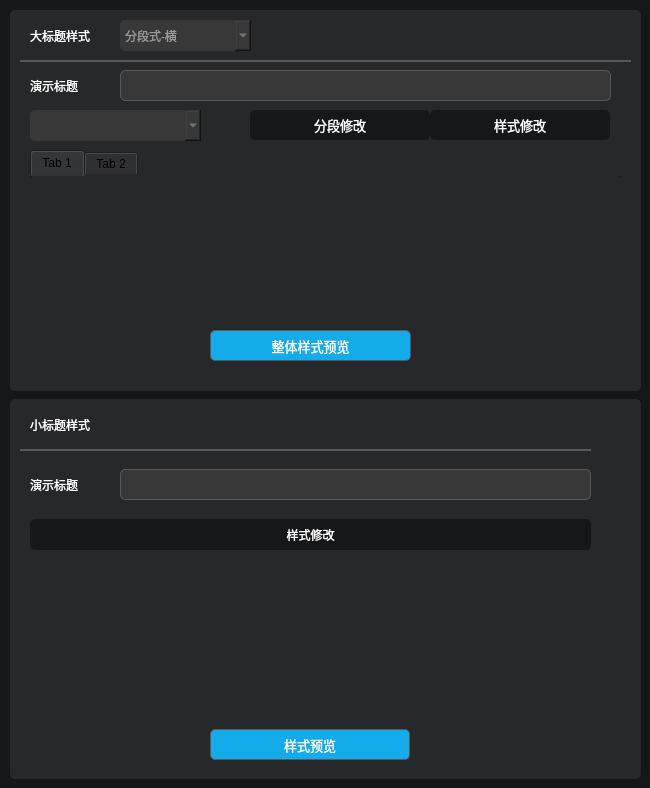
         <widget class="QWidget" name="a_tab_1">
          <property name="styleSheet">
           <string notr="true">background-color: rgb(22, 23, 25);
border-radius: 5px;

</string>
          </property>
          <attribute name="title">
           <string>标题样式</string>
          </attribute>
          <widget class="QWidget" name="widget_8" native="true">
           <property name="geometry">
            <rect>
             <x>10</x>
             <y>10</y>
             <width>631</width>
             <height>381</height>
            </rect>
           </property>
           <property name="styleSheet">
            <string notr="true">QWidget {
       background-color: rgb(39, 40, 42);
		border-radius: 5px;
    }

</string>
           </property>
           <widget class="QPushButton" name="modifyTitleTypeButton">
            <property name="geometry">
             <rect>
              <x>420</x>
              <y>100</y>
              <width>180</width>
              <height>30</height>
             </rect>
            </property>
            <property name="font">
             <font>
              <family>黑体</family>
              <pointsize>10</pointsize>
             </font>
            </property>
            <property name="styleSheet">
             <string notr="true">QPushButton {
	color: rgb(255, 255, 255);
	background-color: rgb(22, 23, 25);
}
QPushButton:hover {
     border: 2px solid  rgb(19, 171, 234);
	 color: rgb(19, 171, 234);
}
QPushButton:pressed {
    background-color: rgb(19, 171, 234);
	color: rgb(255, 255, 255);
}
</string>
            </property>
            <property name="text">
             <string>样式修改</string>
            </property>
           </widget>
           <widget class="QPushButton" name="previewTitleTypeButton">
            <property name="geometry">
             <rect>
              <x>200</x>
              <y>320</y>
              <width>201</width>
              <height>31</height>
             </rect>
            </property>
            <property name="font">
             <font>
              <family>黑体</family>
              <pointsize>10</pointsize>
             </font>
            </property>
            <property name="styleSheet">
             <string notr="true">QPushButton {
	background-color: rgb(19, 171, 234);
	color: rgb(255, 255, 255);
	border: 1px solid;
	border-radius: 5px;
    border-color: rgb(88, 88, 88); 
}
QPushButton:hover {
     border: 2px solid  rgb(255, 255, 127);
	 color: rgb(255, 255, 127);
}
QPushButton:pressed {
    background-color: rgb(255, 255, 127);
	color:rgb(204, 0, 0);
}
</string>
            </property>
            <property name="text">
             <string>整体样式预览</string>
            </property>
           </widget>
           <widget class="QLineEdit" name="testTitleLineEdit">
            <property name="geometry">
             <rect>
              <x>110</x>
              <y>60</y>
              <width>491</width>
              <height>31</height>
             </rect>
            </property>
            <property name="styleSheet">
             <string notr="true">background-color: rgb(56, 56, 56);
color: rgb(153, 153, 153);
font: 10pt &quot;黑体&quot;;
border: 1px solid;
border-color: rgb(88, 88, 88); </string>
            </property>
           </widget>
           <widget class="QLabel" name="label_67">
            <property name="geometry">
             <rect>
              <x>20</x>
              <y>60</y>
              <width>81</width>
              <height>31</height>
             </rect>
            </property>
            <property name="styleSheet">
             <string notr="true">color: rgb(255, 255, 255);
font: 10pt &quot;黑体&quot;;</string>
            </property>
            <property name="text">
             <string>演示标题</string>
            </property>
           </widget>
           <widget class="QPushButton" name="modifyOneOfPartTitleTypeButton">
            <property name="geometry">
             <rect>
              <x>240</x>
              <y>100</y>
              <width>180</width>
              <height>30</height>
             </rect>
            </property>
            <property name="font">
             <font>
              <family>黑体</family>
              <pointsize>10</pointsize>
             </font>
            </property>
            <property name="styleSheet">
             <string notr="true"> QPushButton {
	color: rgb(255, 255, 255);
	background-color: rgb(22, 23, 25);
}
QPushButton:hover {
     border: 2px solid  rgb(19, 171, 234);
	 color: rgb(19, 171, 234);
}
QPushButton:pressed {
    background-color: rgb(19, 171, 234);
	color: rgb(255, 255, 255);
}
</string>
            </property>
            <property name="text">
             <string>分段修改</string>
            </property>
           </widget>
           <widget class="QComboBox" name="oneOfNumComboBox">
            <property name="geometry">
             <rect>
              <x>20</x>
              <y>100</y>
              <width>171</width>
              <height>31</height>
             </rect>
            </property>
            <property name="styleSheet">
             <string notr="true">color: rgb(153, 153, 153);
background-color: rgb(56, 56, 56);</string>
            </property>
           </widget>
           <widget class="QComboBox" name="titleTypeComboBox">
            <property name="geometry">
             <rect>
              <x>110</x>
              <y>10</y>
              <width>131</width>
              <height>31</height>
             </rect>
            </property>
            <property name="layoutDirection">
             <enum>Qt::LeftToRight</enum>
            </property>
            <property name="styleSheet">
             <string notr="true">background-color: rgb(56, 56, 56);
color: rgb(153, 153, 153);</string>
            </property>
            <item>
             <property name="text">
              <string>分段式-横</string>
             </property>
            </item>
            <item>
             <property name="text">
              <string>分段式-竖</string>
             </property>
            </item>
           </widget>
           <widget class="QLabel" name="label_65">
            <property name="geometry">
             <rect>
              <x>20</x>
              <y>10</y>
              <width>81</width>
              <height>31</height>
             </rect>
            </property>
            <property name="styleSheet">
             <string notr="true">color: rgb(255, 255, 255);
font: 10pt &quot;黑体&quot;;</string>
            </property>
            <property name="text">
             <string>大标题样式</string>
            </property>
           </widget>
           <widget class="QWidget" name="widget_11" native="true">
            <property name="geometry">
             <rect>
              <x>10</x>
              <y>50</y>
              <width>611</width>
              <height>2</height>
             </rect>
            </property>
            <property name="styleSheet">
             <string notr="true">background-color:  rgb(88, 88, 88)</string>
            </property>
           </widget>
           <widget class="QTabWidget" name="tabWidget_2">
            <property name="geometry">
             <rect>
              <x>20</x>
              <y>140</y>
              <width>591</width>
              <height>171</height>
             </rect>
            </property>
            <widget class="QWidget" name="c_tab_1">
             <attribute name="title">
              <string>Tab 1</string>
             </attribute>
             <widget class="QWidget" name="verticalLayoutWidget_3">
              <property name="geometry">
               <rect>
                <x>0</x>
                <y>0</y>
                <width>591</width>
                <height>171</height>
               </rect>
              </property>
              <layout class="QVBoxLayout" name="verticalLayout_7"/>
             </widget>
            </widget>
            <widget class="QWidget" name="tab_2">
             <attribute name="title">
              <string>Tab 2</string>
             </attribute>
             <widget class="QWidget" name="verticalLayoutWidget">
              <property name="geometry">
               <rect>
                <x>0</x>
                <y>0</y>
                <width>561</width>
                <height>201</height>
               </rect>
              </property>
              <layout class="QVBoxLayout" name="verticalLayout_4"/>
             </widget>
            </widget>
           </widget>
          </widget>
          <widget class="QWidget" name="widget_14" native="true">
           <property name="geometry">
            <rect>
             <x>10</x>
             <y>399</y>
             <width>631</width>
             <height>380</height>
            </rect>
           </property>
           <property name="styleSheet">
            <string notr="true">QWidget {
       background-color: rgb(39, 40, 42);
		border-radius: 5px;
    }</string>
           </property>
           <widget class="QPushButton" name="previewPartTitleTypeButton">
            <property name="geometry">
             <rect>
              <x>200</x>
              <y>330</y>
              <width>200</width>
              <height>31</height>
             </rect>
            </property>
            <property name="font">
             <font>
              <family>黑体</family>
              <pointsize>10</pointsize>
             </font>
            </property>
            <property name="styleSheet">
             <string notr="true">QPushButton {
	background-color: rgb(19, 171, 234);
	color: rgb(255, 255, 255);
	border: 1px solid;
	border-radius: 5px;
    border-color: rgb(88, 88, 88); 
}
QPushButton:hover {
     border: 2px solid  rgb(255, 255, 127);
	 color: rgb(255, 255, 127);
}
QPushButton:pressed {
    background-color: rgb(255, 255, 127);
	color:rgb(204, 0, 0);
}
</string>
            </property>
            <property name="text">
             <string>样式预览</string>
            </property>
           </widget>
           <widget class="QLabel" name="label_128">
            <property name="geometry">
             <rect>
              <x>20</x>
              <y>70</y>
              <width>61</width>
              <height>31</height>
             </rect>
            </property>
            <property name="styleSheet">
             <string notr="true">color: rgb(255, 255, 255);
font: 10pt &quot;黑体&quot;;</string>
            </property>
            <property name="text">
             <string>演示标题</string>
            </property>
           </widget>
           <widget class="QLineEdit" name="testPartTitleLineEdit">
            <property name="geometry">
             <rect>
              <x>110</x>
              <y>70</y>
              <width>471</width>
              <height>31</height>
             </rect>
            </property>
            <property name="styleSheet">
             <string notr="true">background-color: rgb(56, 56, 56);
color: rgb(153, 153, 153);
font: 10pt &quot;黑体&quot;;
border: 1px solid;
border-color: rgb(88, 88, 88); </string>
            </property>
           </widget>
           <widget class="QLabel" name="label_129">
            <property name="geometry">
             <rect>
              <x>20</x>
              <y>0</y>
              <width>81</width>
              <height>51</height>
             </rect>
            </property>
            <property name="styleSheet">
             <string notr="true">color: rgb(255, 255, 255);
font: 10pt &quot;黑体&quot;;</string>
            </property>
            <property name="text">
             <string>小标题样式</string>
            </property>
           </widget>
           <widget class="QWidget" name="widget_17" native="true">
            <property name="geometry">
             <rect>
              <x>10</x>
              <y>50</y>
              <width>571</width>
              <height>2</height>
             </rect>
            </property>
            <property name="styleSheet">
             <string notr="true">background-color:  rgb(88, 88, 88)</string>
            </property>
           </widget>
           <widget class="QPushButton" name="modifyPartTitleTypeButton">
            <property name="enabled">
             <bool>false</bool>
            </property>
            <property name="geometry">
             <rect>
              <x>20</x>
              <y>120</y>
              <width>561</width>
              <height>31</height>
             </rect>
            </property>
            <property name="styleSheet">
             <string notr="true"> QPushButton {
	color: rgb(255, 255, 255);
	background-color: rgb(22, 23, 25);
}
QPushButton:hover {
     border: 2px solid  rgb(19, 171, 234);
	 color: rgb(19, 171, 234);
}
QPushButton:pressed {
    background-color: rgb(19, 171, 234);
	color: rgb(255, 255, 255);
}
</string>
            </property>
            <property name="text">
             <string>样式修改</string>
            </property>
           </widget>
           <widget class="QWidget" name="verticalLayoutWidget_2">
            <property name="geometry">
             <rect>
              <x>20</x>
              <y>160</y>
              <width>591</width>
              <height>161</height>
             </rect>
            </property>
            <layout class="QVBoxLayout" name="verticalLayout_6"/>
           </widget>
          </widget>
         </widget>
